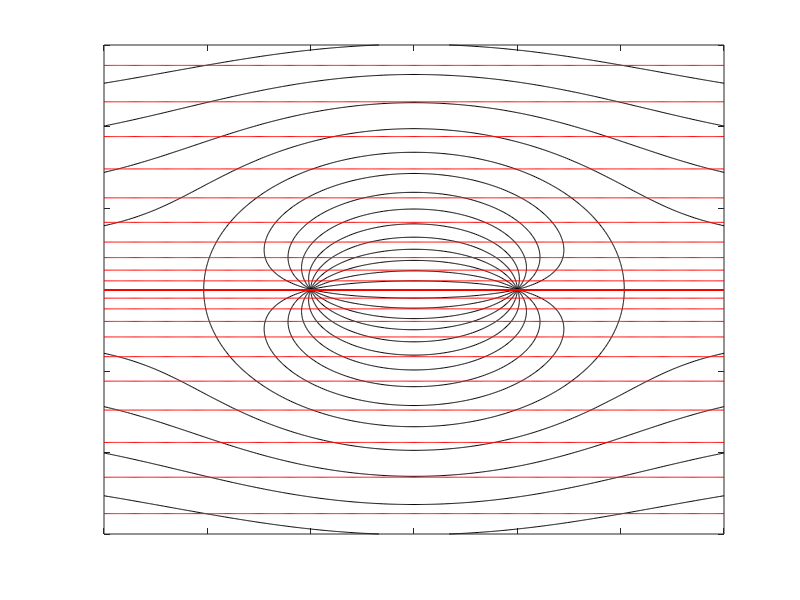

Write the MATLAB code that produced this figure.
clear all
close all
clc

[x,y] = meshgrid(-3:0.01:3);
m=1;
a=1;
U=1;
psi = U*y+(m/2*pi)*(atan2(y,x+a)-atan2(y,x-a));
psi2 = U*y-(m/2*pi)*(atan2(2*a*y,x^2+y^2-a^2));
figure(1)
contour(x,y,psi,[-5:0.5:5],'-k')
hold on
contour(x,y,psi2,[-5:0.5:5],'-r')
set(gca,'YTicklabel',[])
set(gca,'XTicklabel',[])
